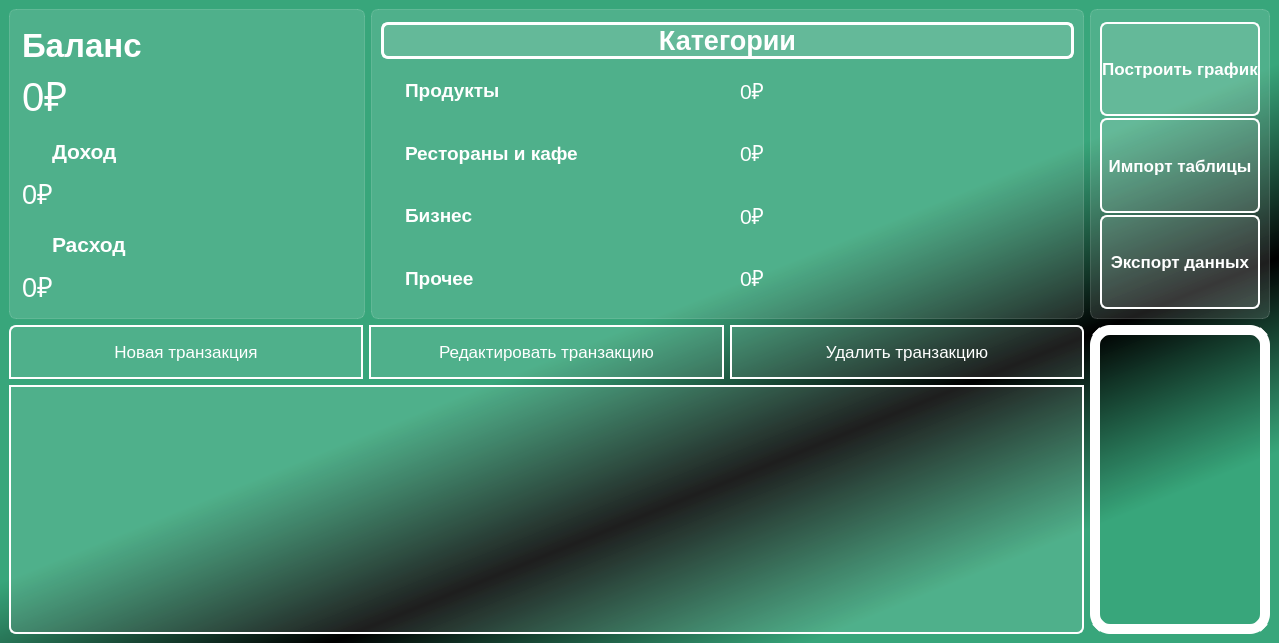
<?xml version="1.0" encoding="UTF-8"?>
<ui version="4.0">
 <class>MainWindow</class>
 <widget class="QMainWindow" name="MainWindow">
  <property name="geometry">
   <rect>
    <x>0</x>
    <y>0</y>
    <width>1279</width>
    <height>643</height>
   </rect>
  </property>
  <property name="windowTitle">
   <string>ExpenseTracker</string>
  </property>
  <property name="styleSheet">
   <string notr="true">background-color: qlineargradient(spread:reflect, x1:0, y1:0, x2:0.591227, y2:0.727, stop:0.75 rgba(56, 166, 123, 255), stop:1 rgba(0, 0, 0, 236));
font: &quot;Noto Sans&quot;;</string>
  </property>
  <widget class="QWidget" name="centralwidget">
   <layout class="QVBoxLayout" name="verticalLayout_6">
    <item>
     <layout class="QGridLayout" name="gridLayout" columnstretch="1,2,0">
      <item row="0" column="1">
       <widget class="QFrame" name="categories_frame">
        <property name="styleSheet">
         <string notr="true">background-color: rgba(255, 255, 255, 30);
border: 1px solid rgba(255, 255, 255, 40);
border-radius: 7px;</string>
        </property>
        <layout class="QVBoxLayout" name="verticalLayout_2">
         <property name="spacing">
          <number>0</number>
         </property>
         <property name="topMargin">
          <number>12</number>
         </property>
         <item>
          <widget class="QPushButton" name="pushButton_5">
           <property name="styleSheet">
            <string notr="true">QPushButton{
	color: rgb(255, 255, 255);
     background-color:rgba(255,255,255,30);
     border: 3px solid rgb(255,255,255);
font-weight: bold;
font-size: 20pt;
     border-radius:7px;

}
QPushButton:hover{
background-color:rgba(255,255,255,50);
}
QPushButton:pressed{
background-color:rgba(255,255,255,70);
}
</string>
           </property>
           <property name="text">
            <string>Категории</string>
           </property>
          </widget>
         </item>
         <item>
          <layout class="QHBoxLayout" name="horizontalLayout_3">
           <property name="spacing">
            <number>0</number>
           </property>
           <item>
            <widget class="QLabel" name="label_10">
             <property name="minimumSize">
              <size>
               <width>0</width>
               <height>0</height>
              </size>
             </property>
             <property name="maximumSize">
              <size>
               <width>24</width>
               <height>16777215</height>
              </size>
             </property>
             <property name="styleSheet">
              <string notr="true">color: white;
font-weight: bold;
font-size: 14pt;
background-color: none;
border: none;</string>
             </property>
             <property name="text">
              <string/>
             </property>
             <property name="pixmap">
              <pixmap resource="resourse.qrc">:/icons/icons/grocery_24dp_FFFFFF_FILL0_wght400_GRAD0_opsz24.svg</pixmap>
             </property>
            </widget>
           </item>
           <item>
            <widget class="QLabel" name="label_11">
             <property name="sizePolicy">
              <sizepolicy hsizetype="Preferred" vsizetype="Preferred">
               <horstretch>0</horstretch>
               <verstretch>0</verstretch>
              </sizepolicy>
             </property>
             <property name="styleSheet">
              <string notr="true">color: white;
font-weight: bold;
font-size: 14pt;
background-color: none;
border: none;</string>
             </property>
             <property name="text">
              <string>Продукты</string>
             </property>
            </widget>
           </item>
           <item>
            <widget class="QLabel" name="total_groceries">
             <property name="styleSheet">
              <string notr="true">color: white;
font-size: 16pt;
background-color: none;
border: none;</string>
             </property>
             <property name="text">
              <string>0₽</string>
             </property>
            </widget>
           </item>
          </layout>
         </item>
         <item>
          <layout class="QHBoxLayout" name="horizontalLayout_4">
           <property name="spacing">
            <number>0</number>
           </property>
           <item>
            <widget class="QLabel" name="label_13">
             <property name="maximumSize">
              <size>
               <width>24</width>
               <height>16777215</height>
              </size>
             </property>
             <property name="styleSheet">
              <string notr="true">color: white;
font-weight: bold;
font-size: 14pt;
background-color: none;
border: none;</string>
             </property>
             <property name="text">
              <string/>
             </property>
             <property name="pixmap">
              <pixmap resource="resourse.qrc">:/icons/icons/fork_spoon_24dp_FFFFFF_FILL0_wght400_GRAD0_opsz24.svg</pixmap>
             </property>
            </widget>
           </item>
           <item>
            <widget class="QLabel" name="label_14">
             <property name="styleSheet">
              <string notr="true">color: white;
font-weight: bold;
font-size: 14pt;
background-color: none;
border: none;</string>
             </property>
             <property name="text">
              <string>Рестораны и кафе</string>
             </property>
            </widget>
           </item>
           <item>
            <widget class="QLabel" name="total_food">
             <property name="styleSheet">
              <string notr="true">color: white;
font-size: 16pt;
background-color: none;
border: none;</string>
             </property>
             <property name="text">
              <string>0₽</string>
             </property>
            </widget>
           </item>
          </layout>
         </item>
         <item>
          <layout class="QHBoxLayout" name="horizontalLayout_5">
           <property name="spacing">
            <number>0</number>
           </property>
           <item>
            <widget class="QLabel" name="label_16">
             <property name="maximumSize">
              <size>
               <width>24</width>
               <height>16777215</height>
              </size>
             </property>
             <property name="styleSheet">
              <string notr="true">color: white;
font-weight: bold;
font-size: 14pt;
background-color: none;
border: none;</string>
             </property>
             <property name="text">
              <string/>
             </property>
             <property name="pixmap">
              <pixmap resource="resourse.qrc">:/icons/icons/work_24dp_FFFFFF_FILL0_wght400_GRAD0_opsz24.svg</pixmap>
             </property>
            </widget>
           </item>
           <item>
            <widget class="QLabel" name="label_17">
             <property name="styleSheet">
              <string notr="true">color: white;
font-weight: bold;
font-size: 14pt;
background-color: none;
border: none;</string>
             </property>
             <property name="text">
              <string>Бизнес</string>
             </property>
            </widget>
           </item>
           <item>
            <widget class="QLabel" name="total_work">
             <property name="styleSheet">
              <string notr="true">color: white;
font-size: 16pt;
background-color: none;
border: none;</string>
             </property>
             <property name="text">
              <string>0₽</string>
             </property>
            </widget>
           </item>
          </layout>
         </item>
         <item>
          <layout class="QHBoxLayout" name="horizontalLayout_6">
           <property name="spacing">
            <number>0</number>
           </property>
           <item>
            <widget class="QLabel" name="label_19">
             <property name="maximumSize">
              <size>
               <width>24</width>
               <height>16777215</height>
              </size>
             </property>
             <property name="styleSheet">
              <string notr="true">color: white;
font-weight: bold;
font-size: 14pt;
background-color: none;
border: none;</string>
             </property>
             <property name="text">
              <string/>
             </property>
             <property name="pixmap">
              <pixmap resource="resourse.qrc">:/icons/icons/other_admission_24dp_FFFFFF_FILL0_wght400_GRAD0_opsz24.svg</pixmap>
             </property>
            </widget>
           </item>
           <item>
            <widget class="QLabel" name="label_20">
             <property name="styleSheet">
              <string notr="true">color: white;
font-weight: bold;
font-size: 14pt;
background-color: none;
border: none;</string>
             </property>
             <property name="text">
              <string>Прочее</string>
             </property>
            </widget>
           </item>
           <item>
            <widget class="QLabel" name="total_other">
             <property name="styleSheet">
              <string notr="true">color: white;
font-size: 16pt;
background-color: none;
border: none;</string>
             </property>
             <property name="text">
              <string>0₽</string>
             </property>
            </widget>
           </item>
          </layout>
         </item>
        </layout>
       </widget>
      </item>
      <item row="0" column="0">
       <widget class="QFrame" name="balance_frame">
        <property name="styleSheet">
         <string notr="true">background-color: rgba(255, 255, 255, 30);
border: 1px solid rgba(255, 255, 255, 40);
border-radius: 7px;</string>
        </property>
        <layout class="QVBoxLayout" name="verticalLayout">
         <property name="spacing">
          <number>0</number>
         </property>
         <property name="leftMargin">
          <number>12</number>
         </property>
         <property name="topMargin">
          <number>12</number>
         </property>
         <item>
          <widget class="QLabel" name="label_2">
           <property name="styleSheet">
            <string notr="true">color: rgb(255, 255, 255);
background-color: none;
border: none;
font-weight: bold;
font-size: 25pt;
</string>
           </property>
           <property name="text">
            <string>Баланс</string>
           </property>
           <property name="alignment">
            <set>Qt::AlignLeading|Qt::AlignLeft|Qt::AlignVCenter</set>
           </property>
          </widget>
         </item>
         <item>
          <widget class="QLabel" name="current_balance">
           <property name="styleSheet">
            <string notr="true">color: white;
font-size: 30pt;
background-color: none;
border: none;</string>
           </property>
           <property name="text">
            <string>0₽</string>
           </property>
          </widget>
         </item>
         <item>
          <layout class="QHBoxLayout" name="horizontalLayout_2">
           <property name="spacing">
            <number>0</number>
           </property>
           <item>
            <widget class="QLabel" name="label_3">
             <property name="maximumSize">
              <size>
               <width>24</width>
               <height>16777215</height>
              </size>
             </property>
             <property name="font">
              <font>
               <pointsize>8</pointsize>
              </font>
             </property>
             <property name="styleSheet">
              <string notr="true">background-color: none;
padding-top: 10px;
border: none;

</string>
             </property>
             <property name="text">
              <string/>
             </property>
             <property name="pixmap">
              <pixmap resource="resourse.qrc">:/icons/icons/trending_up_24dp_FFFFFF_FILL0_wght400_GRAD0_opsz24.svg</pixmap>
             </property>
            </widget>
           </item>
           <item>
            <widget class="QLabel" name="label_4">
             <property name="styleSheet">
              <string notr="true">color: white;
font-size: 16pt;
background-color: none;
border: none;
font-weight: bold;
padding-top: 10px;</string>
             </property>
             <property name="text">
              <string>Доход</string>
             </property>
            </widget>
           </item>
          </layout>
         </item>
         <item>
          <widget class="QLabel" name="income_balance">
           <property name="styleSheet">
            <string notr="true">color: white;
font-size: 20pt;
background-color: none;
border: none;</string>
           </property>
           <property name="text">
            <string>0₽</string>
           </property>
          </widget>
         </item>
         <item>
          <layout class="QHBoxLayout" name="horizontalLayout">
           <property name="spacing">
            <number>0</number>
           </property>
           <item>
            <widget class="QLabel" name="label_6">
             <property name="maximumSize">
              <size>
               <width>24</width>
               <height>16777215</height>
              </size>
             </property>
             <property name="styleSheet">
              <string notr="true">background-color: none;
padding-top: 10px;
border: none;</string>
             </property>
             <property name="text">
              <string/>
             </property>
             <property name="pixmap">
              <pixmap resource="resourse.qrc">:/icons/icons/trending_down_24dp_FFFFFF_FILL0_wght400_GRAD0_opsz24.svg</pixmap>
             </property>
            </widget>
           </item>
           <item>
            <widget class="QLabel" name="label_7">
             <property name="styleSheet">
              <string notr="true">color: white;
font-size: 16pt;
background-color: none;
border: none;
font-weight: bold;
padding-top: 10px;</string>
             </property>
             <property name="text">
              <string>Расход</string>
             </property>
            </widget>
           </item>
          </layout>
         </item>
         <item>
          <widget class="QLabel" name="outcome_balance">
           <property name="styleSheet">
            <string notr="true">color: white;
font-size: 20pt;
background-color: none;
border: none;</string>
           </property>
           <property name="text">
            <string>0₽</string>
           </property>
          </widget>
         </item>
        </layout>
       </widget>
      </item>
      <item row="1" column="0" colspan="2">
       <layout class="QVBoxLayout" name="verticalLayout_3">
        <item>
         <layout class="QHBoxLayout" name="horizontalLayout_8">
          <item>
           <widget class="QPushButton" name="btn_new_transaction">
            <property name="styleSheet">
             <string notr="true">QPushButton{
	color: rgb(255, 255, 255);
     background-color:rgba(255,255,255,30);
     border: 2px solid rgb(255,255,255);
font-size: 13pt;
     border-top-left-radius:7px;
width: 230;
height: 50;
}
QPushButton:hover{
background-color:rgba(255,255,255,50);
}
QPushButton:pressed{
background-color:rgba(255,255,255,70);
}</string>
            </property>
            <property name="text">
             <string>Новая транзакция</string>
            </property>
            <property name="icon">
             <iconset resource="resourse.qrc">
              <normaloff>:/icons/icons/add_24dp_FFFFFF_FILL0_wght400_GRAD0_opsz24.svg</normaloff>:/icons/icons/add_24dp_FFFFFF_FILL0_wght400_GRAD0_opsz24.svg</iconset>
            </property>
            <property name="iconSize">
             <size>
              <width>25</width>
              <height>25</height>
             </size>
            </property>
           </widget>
          </item>
          <item>
           <widget class="QPushButton" name="btn_edit_transaction">
            <property name="styleSheet">
             <string notr="true">QPushButton{
	color: rgb(255, 255, 255);
     background-color:rgba(255,255,255,30);
    border: 2px solid rgb(255,255,255);
font-size: 13pt;
width: 230;
height: 50;
}
QPushButton:hover{
background-color:rgba(255,255,255,50);
}
QPushButton:pressed{
background-color:rgba(255,255,255,70);
}</string>
            </property>
            <property name="text">
             <string>Редактировать транзакцию</string>
            </property>
            <property name="icon">
             <iconset resource="resourse.qrc">
              <normaloff>:/icons/icons/edit_24dp_FFFFFF_FILL0_wght400_GRAD0_opsz24.svg</normaloff>:/icons/icons/edit_24dp_FFFFFF_FILL0_wght400_GRAD0_opsz24.svg</iconset>
            </property>
            <property name="iconSize">
             <size>
              <width>24</width>
              <height>20</height>
             </size>
            </property>
           </widget>
          </item>
          <item>
           <widget class="QPushButton" name="btn_delete_transaction">
            <property name="styleSheet">
             <string notr="true">QPushButton{
	color: rgb(255, 255, 255);
     background-color:rgba(255,255,255,30);
    border: 2px solid rgb(255,255,255);
font-size: 13pt;
     border-top-right-radius:7px;
width: 230;
height: 50;
}
QPushButton:hover{
background-color:rgba(255,255,255,50);
}
QPushButton:pressed{
background-color:rgba(255,255,255,70);
}</string>
            </property>
            <property name="text">
             <string>Удалить транзакцию</string>
            </property>
            <property name="icon">
             <iconset resource="resourse.qrc">
              <normaloff>:/icons/icons/delete_24dp_FFFFFF_FILL0_wght400_GRAD0_opsz24.svg</normaloff>:/icons/icons/delete_24dp_FFFFFF_FILL0_wght400_GRAD0_opsz24.svg</iconset>
            </property>
            <property name="iconSize">
             <size>
              <width>20</width>
              <height>20</height>
             </size>
            </property>
           </widget>
          </item>
         </layout>
        </item>
        <item>
         <widget class="QTableView" name="tableView">
          <property name="styleSheet">
           <string notr="true">QTableView {
background-color: rgba(255, 255, 255, 30);
 border: 2px solid rgba(255,255,255);
border-bottom-right-radius: 7px;
border-bottom-left-radius: 7px;
color: white;
}

QHeaderView::section {
background-color: rgb(53, 53, 53);
color: white;
border: none;
height: 50px;
font-size: 16pt;
}

QTableView::item {
    border-style: none;
    border-bottom: 1px solid rgba(255,255,255,50);
    padding-left: auto;
    padding-right: auto;
}

QTableView::item:selected{
	border: none;
	color: rgb(255, 255, 255);
    background-color: rgba(255, 255, 255, 50);
}
</string>
          </property>
         </widget>
        </item>
       </layout>
      </item>
      <item row="0" column="2">
       <widget class="QFrame" name="function_frame">
        <property name="maximumSize">
         <size>
          <width>350</width>
          <height>16777215</height>
         </size>
        </property>
        <property name="styleSheet">
         <string notr="true">background-color: rgba(255, 255, 255, 30);
border: 1px solid rgba(255, 255, 255, 40);
border-radius: 7px;</string>
        </property>
        <layout class="QVBoxLayout" name="verticalLayout_4">
         <property name="spacing">
          <number>2</number>
         </property>
         <property name="leftMargin">
          <number>9</number>
         </property>
         <property name="topMargin">
          <number>12</number>
         </property>
         <property name="rightMargin">
          <number>9</number>
         </property>
         <property name="bottomMargin">
          <number>9</number>
         </property>
         <item>
          <widget class="QPushButton" name="make_graph_btn">
           <property name="sizePolicy">
            <sizepolicy hsizetype="Minimum" vsizetype="Expanding">
             <horstretch>0</horstretch>
             <verstretch>0</verstretch>
            </sizepolicy>
           </property>
           <property name="styleSheet">
            <string notr="true">QPushButton{
	color: rgb(255, 255, 255);
     background-color:rgba(255,255,255,30);
     border: 2px solid rgb(255,255,255);
font-weight: bold;
font-size: 13pt;
     border-radius:7px;

}
QPushButton:hover{
background-color:rgba(255,255,255,50);
}
QPushButton:pressed{
background-color:rgba(255,255,255,70);
}
</string>
           </property>
           <property name="text">
            <string>Построить график</string>
           </property>
           <property name="icon">
            <iconset resource="resourse.qrc">
             <normaloff>:/icons/icons/monitoring_24dp_FFFFFF_FILL0_wght400_GRAD0_opsz24.svg</normaloff>:/icons/icons/monitoring_24dp_FFFFFF_FILL0_wght400_GRAD0_opsz24.svg</iconset>
           </property>
           <property name="iconSize">
            <size>
             <width>20</width>
             <height>20</height>
            </size>
           </property>
          </widget>
         </item>
         <item>
          <widget class="QPushButton" name="import_table_btn">
           <property name="sizePolicy">
            <sizepolicy hsizetype="Minimum" vsizetype="Expanding">
             <horstretch>0</horstretch>
             <verstretch>0</verstretch>
            </sizepolicy>
           </property>
           <property name="styleSheet">
            <string notr="true">QPushButton{
	color: rgb(255, 255, 255);
     background-color:rgba(255,255,255,30);
     border: 2px solid rgb(255,255,255);
font-weight: bold;
font-size: 13pt;
     border-radius:7px;

}
QPushButton:hover{
background-color:rgba(255,255,255,50);
}
QPushButton:pressed{
background-color:rgba(255,255,255,70);
}
</string>
           </property>
           <property name="text">
            <string>Импорт таблицы</string>
           </property>
           <property name="icon">
            <iconset resource="resourse.qrc">
             <normaloff>:/icons/icons/database_upload_24dp_FFFFFF_FILL0_wght400_GRAD0_opsz24.svg</normaloff>:/icons/icons/database_upload_24dp_FFFFFF_FILL0_wght400_GRAD0_opsz24.svg</iconset>
           </property>
           <property name="iconSize">
            <size>
             <width>20</width>
             <height>20</height>
            </size>
           </property>
          </widget>
         </item>
         <item>
          <widget class="QPushButton" name="export_data_btn">
           <property name="sizePolicy">
            <sizepolicy hsizetype="Minimum" vsizetype="Expanding">
             <horstretch>0</horstretch>
             <verstretch>0</verstretch>
            </sizepolicy>
           </property>
           <property name="styleSheet">
            <string notr="true">QPushButton{
	color: rgb(255, 255, 255);
     background-color:rgba(255,255,255,30);
     border: 2px solid rgb(255,255,255);
font-weight: bold;
font-size: 13pt;
     border-radius:7px;

}
QPushButton:hover{
background-color:rgba(255,255,255,50);
}
QPushButton:pressed{
background-color:rgba(255,255,255,70);
}
</string>
           </property>
           <property name="text">
            <string>Экспорт данных</string>
           </property>
           <property name="icon">
            <iconset resource="resourse.qrc">
             <normaloff>:/icons/icons/file_export_24dp_FFFFFF_FILL0_wght400_GRAD0_opsz24.svg</normaloff>:/icons/icons/file_export_24dp_FFFFFF_FILL0_wght400_GRAD0_opsz24.svg</iconset>
           </property>
           <property name="iconSize">
            <size>
             <width>20</width>
             <height>20</height>
            </size>
           </property>
          </widget>
         </item>
        </layout>
       </widget>
      </item>
      <item row="1" column="2">
       <widget class="QFrame" name="logo_frame">
        <property name="maximumSize">
         <size>
          <width>350</width>
          <height>16777215</height>
         </size>
        </property>
        <property name="styleSheet">
         <string notr="true">background-color: rgba(255, 255, 255, 0);
border-radius: 7px;</string>
        </property>
        <layout class="QVBoxLayout" name="verticalLayout_5">
         <property name="spacing">
          <number>0</number>
         </property>
         <property name="leftMargin">
          <number>0</number>
         </property>
         <property name="topMargin">
          <number>0</number>
         </property>
         <property name="rightMargin">
          <number>0</number>
         </property>
         <property name="bottomMargin">
          <number>0</number>
         </property>
         <item>
          <widget class="QLabel" name="label">
           <property name="maximumSize">
            <size>
             <width>350</width>
             <height>350</height>
            </size>
           </property>
           <property name="styleSheet">
            <string notr="true">border: 10px solid rgb(255,255,255);
border-radius: 20px;</string>
           </property>
           <property name="text">
            <string/>
           </property>
           <property name="pixmap">
            <pixmap resource="resourse.qrc">:/logo/logo.png</pixmap>
           </property>
           <property name="scaledContents">
            <bool>true</bool>
           </property>
           <property name="alignment">
            <set>Qt::AlignCenter</set>
           </property>
          </widget>
         </item>
        </layout>
       </widget>
      </item>
     </layout>
    </item>
   </layout>
  </widget>
 </widget>
 <resources>
  <include location="resourse.qrc"/>
 </resources>
 <connections/>
</ui>
